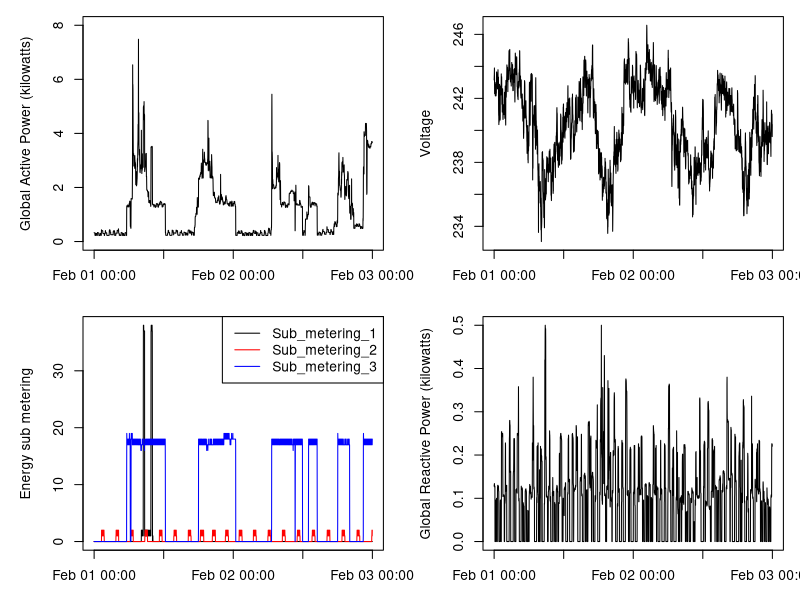

Here is the R script that generated this plot:
# plot4.R

data <- read.table("tidy.txt", header=TRUE, sep = ";", na.strings="?",
                   colClasses = c("character", "character", "numeric", "numeric", 
                                  "numeric", "numeric", "numeric","numeric", "numeric"))

data2 <- cbind(paste(data$Date, data$Time, sep = " "),data[,3:9]) 

colnames(data2)[1]<-"Date"

data2$Date <- strptime(data2$Date,format="%d/%m/%Y %H:%M:%S")

x<-data2$Date
y<-data2$Global_active_power
y1<-data2$Sub_metering_1
y2<-data2$Sub_metering_2
y3<-data2$Sub_metering_3 
v<- data$Voltage
grp<-data$Global_reactive_power

Sys.setlocale("LC_ALL","English")

dev.new(width=480, height=480)

par(mfcol=c(2,2))

par(mar=c(3,5,1,1)) # abajo, izq, arriba, dcha

# plot 1 : Global Active Power

plot(x,y,type="l",xlab="",ylab="Global Active Power (kilowatts)",ylim=c(0,8))

# plot 2 : Sub_metering

plot(range(x),range(c(y1,y2,y3)),type='n',xlab="",ylab="Energy sub metering")
lines(x,y1, type='l', col='black')
lines(x,y2, type='l', col='red')
lines(x,y3, type='l', col='blue')

legend("topright", legend = c("Sub_metering_1","Sub_metering_2","Sub_metering_3"),
       lty = 1, col = c("black","red","blue"))

# plot 3 : Voltage

plot(x,v,type="l",xlab="datetime",ylab="Voltage")

# plot 4 : Global Reactive Power

plot(x,grp,type="l",xlab="datetime",ylab="Global Reactive Power (kilowatts)")

# Save the .png file
dev.copy(png,'plot4.png')
dev.off()